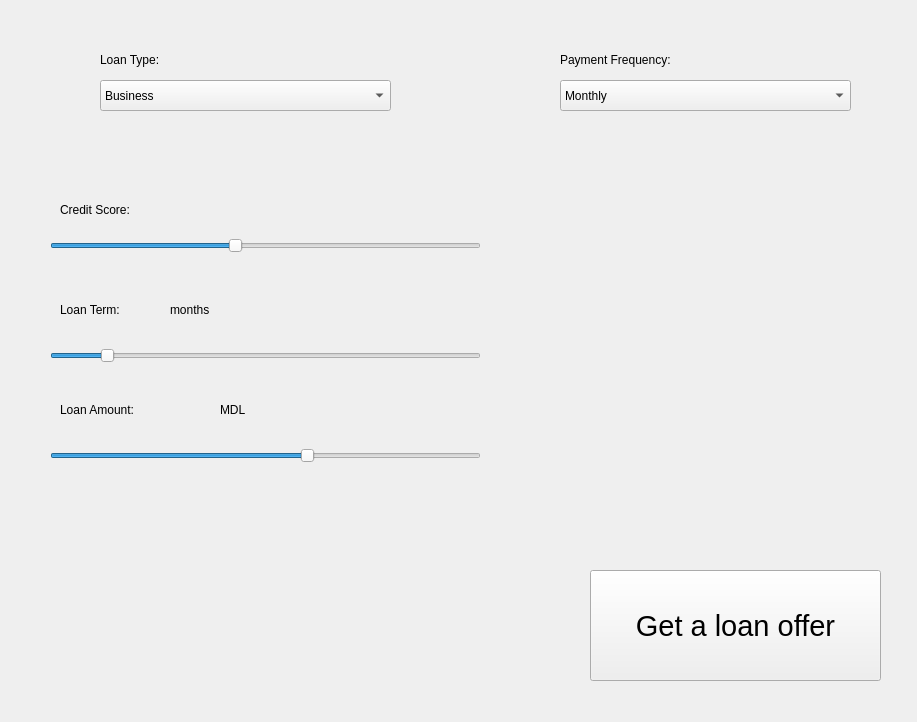
<?xml version="1.0" encoding="UTF-8"?>
<ui version="4.0">
 <class>MainWindow</class>
 <widget class="QMainWindow" name="MainWindow">
  <property name="geometry">
   <rect>
    <x>0</x>
    <y>0</y>
    <width>917</width>
    <height>722</height>
   </rect>
  </property>
  <property name="windowTitle">
   <string>MainWindow</string>
  </property>
  <widget class="QWidget" name="centralwidget">
   <widget class="QComboBox" name="loanType">
    <property name="geometry">
     <rect>
      <x>100</x>
      <y>80</y>
      <width>291</width>
      <height>31</height>
     </rect>
    </property>
    <property name="currentText">
     <string>Business</string>
    </property>
    <property name="currentIndex">
     <number>0</number>
    </property>
    <property name="placeholderText">
     <string/>
    </property>
    <item>
     <property name="text">
      <string>Business</string>
     </property>
    </item>
    <item>
     <property name="text">
      <string>Mortgage</string>
     </property>
    </item>
    <item>
     <property name="text">
      <string>Vehicle</string>
     </property>
    </item>
    <item>
     <property name="text">
      <string>Wedding</string>
     </property>
    </item>
    <item>
     <property name="text">
      <string>Refinancing</string>
     </property>
    </item>
    <item>
     <property name="text">
      <string>Major Purchases</string>
     </property>
    </item>
    <item>
     <property name="text">
      <string>Vacation</string>
     </property>
    </item>
    <item>
     <property name="text">
      <string>Medical Treatment</string>
     </property>
    </item>
    <item>
     <property name="text">
      <string>Education</string>
     </property>
    </item>
    <item>
     <property name="text">
      <string>Personal Expenses</string>
     </property>
    </item>
   </widget>
   <widget class="QSlider" name="creditScoreSlider">
    <property name="geometry">
     <rect>
      <x>50</x>
      <y>230</y>
      <width>431</width>
      <height>31</height>
     </rect>
    </property>
    <property name="minimum">
     <number>500</number>
    </property>
    <property name="maximum">
     <number>850</number>
    </property>
    <property name="value">
     <number>650</number>
    </property>
    <property name="orientation">
     <enum>Qt::Horizontal</enum>
    </property>
   </widget>
   <widget class="QComboBox" name="paymentFrequency">
    <property name="geometry">
     <rect>
      <x>560</x>
      <y>80</y>
      <width>291</width>
      <height>31</height>
     </rect>
    </property>
    <property name="currentText">
     <string>Monthly</string>
    </property>
    <property name="currentIndex">
     <number>0</number>
    </property>
    <property name="placeholderText">
     <string>Payment Frequency</string>
    </property>
    <item>
     <property name="text">
      <string>Monthly</string>
     </property>
    </item>
    <item>
     <property name="text">
      <string>Biweekly</string>
     </property>
    </item>
    <item>
     <property name="text">
      <string>Weekly</string>
     </property>
    </item>
   </widget>
   <widget class="QPushButton" name="btnGetLoan">
    <property name="geometry">
     <rect>
      <x>590</x>
      <y>570</y>
      <width>291</width>
      <height>111</height>
     </rect>
    </property>
    <property name="font">
     <font>
      <family>Segoe UI</family>
      <pointsize>22</pointsize>
     </font>
    </property>
    <property name="text">
     <string>Get a loan offer</string>
    </property>
   </widget>
   <widget class="QLabel" name="label">
    <property name="geometry">
     <rect>
      <x>100</x>
      <y>50</y>
      <width>81</width>
      <height>20</height>
     </rect>
    </property>
    <property name="text">
     <string>Loan Type:</string>
    </property>
   </widget>
   <widget class="QLabel" name="label_2">
    <property name="geometry">
     <rect>
      <x>60</x>
      <y>300</y>
      <width>81</width>
      <height>20</height>
     </rect>
    </property>
    <property name="text">
     <string>Loan Term:</string>
    </property>
   </widget>
   <widget class="QLabel" name="label_3">
    <property name="geometry">
     <rect>
      <x>60</x>
      <y>200</y>
      <width>91</width>
      <height>20</height>
     </rect>
    </property>
    <property name="text">
     <string>Credit Score:</string>
    </property>
   </widget>
   <widget class="QLabel" name="label_4">
    <property name="geometry">
     <rect>
      <x>60</x>
      <y>400</y>
      <width>111</width>
      <height>20</height>
     </rect>
    </property>
    <property name="text">
     <string>Loan Amount:</string>
    </property>
   </widget>
   <widget class="QLabel" name="label_5">
    <property name="geometry">
     <rect>
      <x>560</x>
      <y>50</y>
      <width>161</width>
      <height>20</height>
     </rect>
    </property>
    <property name="text">
     <string>Payment Frequency:</string>
    </property>
   </widget>
   <widget class="QSlider" name="loanTermSlider">
    <property name="geometry">
     <rect>
      <x>50</x>
      <y>340</y>
      <width>431</width>
      <height>31</height>
     </rect>
    </property>
    <property name="value">
     <number>12</number>
    </property>
    <property name="orientation">
     <enum>Qt::Horizontal</enum>
    </property>
   </widget>
   <widget class="QSlider" name="loanAmountSlider">
    <property name="geometry">
     <rect>
      <x>50</x>
      <y>440</y>
      <width>431</width>
      <height>31</height>
     </rect>
    </property>
    <property name="maximum">
     <number>1500000</number>
    </property>
    <property name="singleStep">
     <number>1000</number>
    </property>
    <property name="pageStep">
     <number>10000</number>
    </property>
    <property name="value">
     <number>60000</number>
    </property>
    <property name="sliderPosition">
     <number>60000</number>
    </property>
    <property name="orientation">
     <enum>Qt::Horizontal</enum>
    </property>
   </widget>
   <widget class="QLabel" name="creditScoreValue">
    <property name="geometry">
     <rect>
      <x>150</x>
      <y>200</y>
      <width>63</width>
      <height>20</height>
     </rect>
    </property>
    <property name="text">
     <string/>
    </property>
   </widget>
   <widget class="QLabel" name="loanTermValue">
    <property name="geometry">
     <rect>
      <x>140</x>
      <y>300</y>
      <width>63</width>
      <height>20</height>
     </rect>
    </property>
    <property name="text">
     <string/>
    </property>
   </widget>
   <widget class="QLabel" name="loanAmountValue">
    <property name="geometry">
     <rect>
      <x>160</x>
      <y>400</y>
      <width>63</width>
      <height>20</height>
     </rect>
    </property>
    <property name="text">
     <string/>
    </property>
   </widget>
   <widget class="QLabel" name="minCreditScoreValue">
    <property name="geometry">
     <rect>
      <x>50</x>
      <y>260</y>
      <width>63</width>
      <height>20</height>
     </rect>
    </property>
    <property name="text">
     <string/>
    </property>
   </widget>
   <widget class="QLabel" name="maxCreditScoreValue">
    <property name="geometry">
     <rect>
      <x>450</x>
      <y>260</y>
      <width>63</width>
      <height>20</height>
     </rect>
    </property>
    <property name="text">
     <string/>
    </property>
   </widget>
   <widget class="QLabel" name="maxLoanTermValue">
    <property name="geometry">
     <rect>
      <x>460</x>
      <y>370</y>
      <width>63</width>
      <height>20</height>
     </rect>
    </property>
    <property name="text">
     <string/>
    </property>
   </widget>
   <widget class="QLabel" name="minLoanTermValue">
    <property name="geometry">
     <rect>
      <x>50</x>
      <y>370</y>
      <width>63</width>
      <height>20</height>
     </rect>
    </property>
    <property name="text">
     <string/>
    </property>
   </widget>
   <widget class="QLabel" name="minLoanAmountValue">
    <property name="geometry">
     <rect>
      <x>50</x>
      <y>480</y>
      <width>63</width>
      <height>20</height>
     </rect>
    </property>
    <property name="text">
     <string/>
    </property>
   </widget>
   <widget class="QLabel" name="maxLoanAmountValue">
    <property name="geometry">
     <rect>
      <x>440</x>
      <y>470</y>
      <width>63</width>
      <height>20</height>
     </rect>
    </property>
    <property name="text">
     <string/>
    </property>
   </widget>
   <widget class="QLabel" name="label_6">
    <property name="geometry">
     <rect>
      <x>170</x>
      <y>300</y>
      <width>63</width>
      <height>20</height>
     </rect>
    </property>
    <property name="text">
     <string>months</string>
    </property>
   </widget>
   <widget class="QLabel" name="label_7">
    <property name="geometry">
     <rect>
      <x>220</x>
      <y>400</y>
      <width>63</width>
      <height>20</height>
     </rect>
    </property>
    <property name="text">
     <string>MDL</string>
    </property>
   </widget>
  </widget>
 </widget>
 <resources/>
 <connections/>
</ui>
